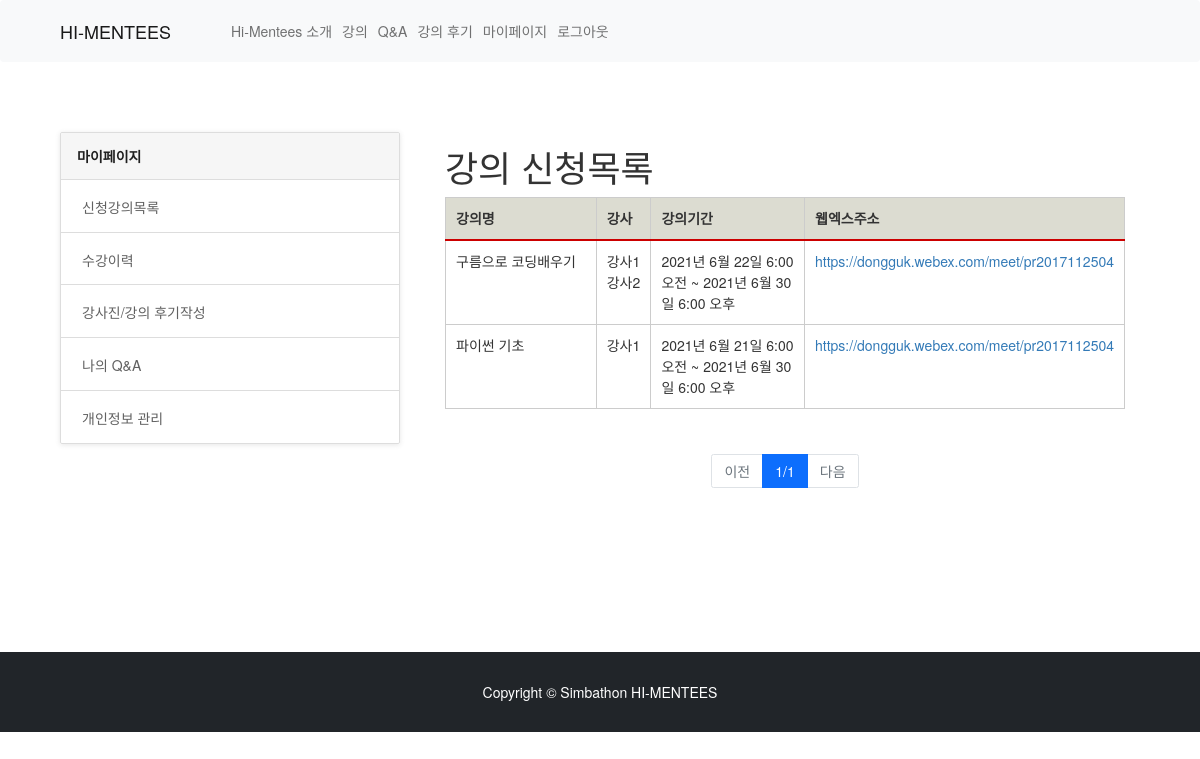
/myPage/enrol_list/ (signed in), run on an earlier commit of the app's database.
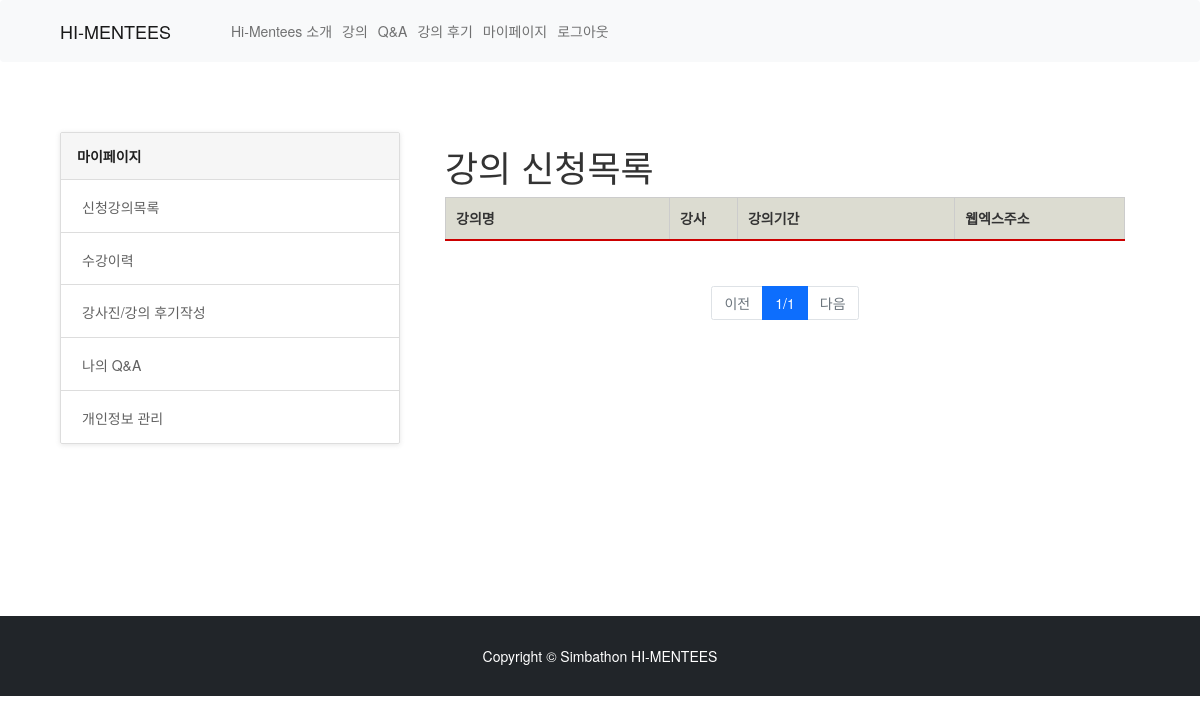
And on a later commit of the database.
### lecture/models.py (models this page shows, shortened)
class Lecture(models.Model):
    id=models.AutoField(primary_key=True)
    title=models.CharField(max_length=200)
    CATEGORY_CHOICE=(
        ('python','파이썬'),
        ('ozobot','오조봇'),
        ('entry','엔트리'),
        ('goorum','구름'),
        ('etc','기타'),
    )
    category = models.CharField(max_length=20,choices=CATEGORY_CHOICE, default="")
    body=models.TextField()
    LEVEL_CHOICE = (
    ('star1','1단계'),
    ('star2','2단계'),
    ('star3','3단계'),
    ('star4','4단계'),
    ('star5','5단계'),)
    level=models.CharField(max_length=10, choices=LEVEL_CHOICE)
    host=models.ManyToManyField(UserProfile, blank=True, related_name="host")
    app_start_date=models.DateTimeField()
    app_end_date=models.DateTimeField()
    thumbnail=models.ImageField(upload_to='images/',blank=True, null=True)
    lec_time=models.IntegerField(default=0)
    webex_address=models.CharField(max_length=50, default="#")
    schedule=models.ImageField(upload_to='images/',blank=True, null=True)
    enrol_students=models.ManyToManyField(settings.AUTH_USER_MODEL, blank=True, related_name="enrol")
    like_users=models.ManyToManyField(settings.AUTH_USER_MODEL, blank=True, related_name="like_lectures")
    SHOWMAIN_CHOICE = (
        ('인기강의', '인기강의'),
        ('일주일 내 시작될 강의', '일주일 내 시작될 강의'),)
    showmain_lecture = models.CharField(max_length=20, choices=SHOWMAIN_CHOICE, default='일주일 내 시작될 강의')
    class Meta:
        db_table='Lecture'

### accounts/models.py (models this page shows, shortened)
class UserProfile(models.Model):
    JOB_CHOICE = (
        ('학생', '학생'),
        ('강사', '강사'),
    )
    user = models.OneToOneField(User, on_delete=models.CASCADE)
    name = models.CharField(max_length=30, default='')
    email = models.EmailField(max_length=20,default='')
    job = models.CharField(max_length=2, choices= JOB_CHOICE)
    school = models.CharField(max_length=30, default='')
    grade = models.CharField(max_length=30, default='')
    school_id = models.CharField(max_length=30,default='')
    interests = models.CharField(max_length=30,default='')
    service_hour = models.IntegerField(default=0)
    admin_approved = models.BooleanField(default=False)
    class Meta:
        ordering = ['id']
        db_table = 'user_profile'
        verbose_name = 'User Profile'
        verbose_name_plural = 'User Profile'

### myPage/views.py (the view)
# urls.py: path('enrol_list/' , views.enrol_list, name="enrol_list"),
def enrol_list(request):
    user = request.user
    now=datetime.now()
    lectures = Lecture.objects.filter(~Q(app_end_date__lte=now), enrol_students__in = [user]).order_by('app_end_date')
    page = int(request.GET.get('p',1))
    paginator = Paginator(lectures,3)
    boards = paginator.get_page(page)
    return render(request, 'myPage/enrol_list.html', {'enrol':enrol_list, 'lectures':lectures, 'boards':boards})

### myPage/templates/myPage/enrol_list.html (shortened to what this page needs)
{% extends "base.html" %}
{% load static %}
{% block content %}
<link rel='stylesheet prefetch' href='https://maxcdn.bootstrapcdn.com/bootstrap/3.3.6/css/bootstrap.min.css'>
<link rel='stylesheet prefetch' href='https://files.krve.io/f/eyespot.css'>
<link rel='stylesheet prefetch' href='https://cdn.cloudcache.dk/materialdesignicons/1.6.50/css/materialdesignicons.min.css'>
<div class="container" style="margin-top: 5em; margin-bottom: 10em;">
    <div class="col-md-4">
      <ul class="list-group help-group">
        <div class="faq-list list-group nav nav-tabs">
          <a href="{% url 'myPage:mypage' %}" class="list-group-item active" role="tab" data-toggle="tab">
            마이페이지
          </a>
          <a href="{% url 'myPage:enrol_list' %}" class="list-group-item" role="tab" data-toggle="tab">
             신청강의목록
          </a>
          <a href="{% url 'myPage:finish_list' %}" class="list-group-item" role="tab" data-toggle="tab">
             수강이력
          </a>
          <a href="{% url 'myPage:review' %}" class="list-group-item" role="tab" data-toggle="tab">
             강사진/강의 후기작성
          </a>
          <a href="{% url 'myPage:qna' %}" class="list-group-item" role="tab" data-toggle="tab">
             나의 Q&A
          </a>
          <a href="{% url 'myPage:profile' %}" class="list-group-item" role="tab" data-toggle="tab">
             개인정보 관리
          </a>
        </div>
      </ul>
    </div>
    <div class="col-md-8">
        <div class="container-fluid">
            <h1 class="mt-4">강의 신청목록</h1>
            <table class="profile" style="margin: 0 0 0 0; width: 100%;">
                <thead>
                <tr>
                  <th scope="cols"width=33%>강의명</th>
                  <th scope="cols" width=10%>강사</th>
                  <th scope="cols"width=32%>강의기간</th>
                  <th scope="cols"width=25%>웹엑스주소</th>
                </tr>
                </thead>
                <tbody>
                  {% for lecture in boards %}
                    <tr>
                     <td>{{lecture.title}}</td>
                     <td>
                       {% for i in lecture.host.all %}
                       {{i.name}}<br>
                       {% endfor %}
                     </td>
                     <td>{{lecture.app_start_date}} ~ {{lecture.app_end_date}}</td>
                     <td><a href="{{lecture.webex_address}}">{{lecture.webex_address}}</a></td>
                    </tr>
                  {% endfor %}
                </tbody>
            </table>
            <br>
        </div>
        <div class = "row mt-2" style="text-align: center;">
            <div class = "col-12">
                <nav>
                    <ul class = "pagination justify-content-center">
                        {% if boards.has_previous %}
                            <li class = "page-item">
                                <a class = "page-link" href = "?p={{boards.previous_page_number}}">이전</a>
                            </li>
                        {% else %}
                            <li class = "page-item disabled">
                                <a class = "page-link disabled" href = "#">이전</a>
                            </li>
                        {% endif %}
                        <li class = "page-item active">
                            <a class = "page-link">{{boards.number}}/{{boards.paginator.num_pages}}</a>
                        </li>
                        {% if boards.has_next %}
                            <li class = "page-item">
                                <a class = "page-link" href = "?p={{boards.next_page_number}}">다음</a>
                            </li>
                        {% else %}
                            <li class = "page-item disabled">
                                <a class = "page-link disabled" href = "#">다음</a>
                            </li>
                        {% endif %}
                    </ul>
                </nav>
            </div>
        </div>
    </div>
</div>
{%endblock%}

What changed in the data, as far as the page shows it:
no longer on this page (row unchanged): Lecture: title "구름으로 코딩배우기", app_start_date "2021년 6월 22일 6:00 오전", app_end_date "2021년 6월 30일 6:00 오후", webex_address "https://dongguk.webex.com/meet/pr2017112504"
no longer on this page (row edited): UserProfile: name "강사1"
no longer on this page (row unchanged): UserProfile: name "강사2", shown under "구름으로 코딩배우기"
no longer on this page (row unchanged): Lecture: title "파이썬 기초", app_start_date "2021년 6월 21일 6:00 오전", app_end_date "2021년 6월 30일 6:00 오후", webex_address "https://dongguk.webex.com/meet/pr2017112504"
